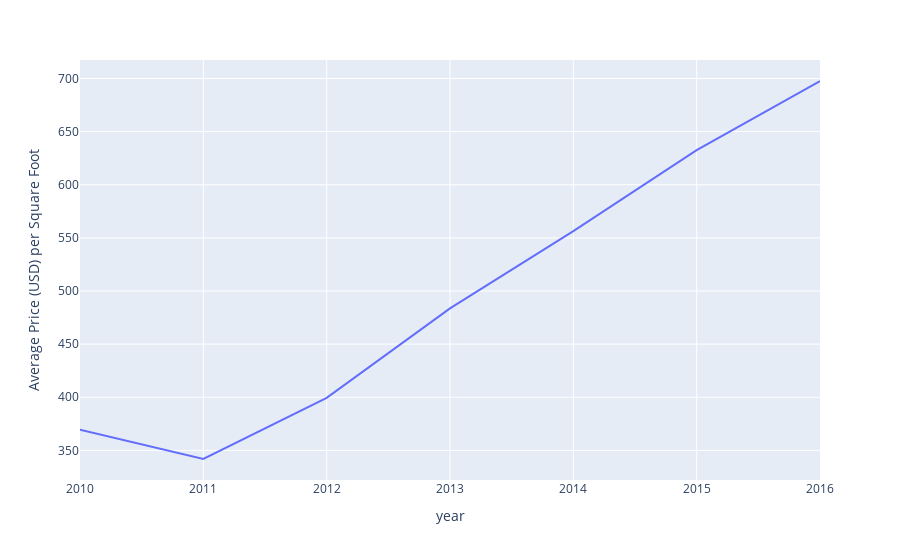
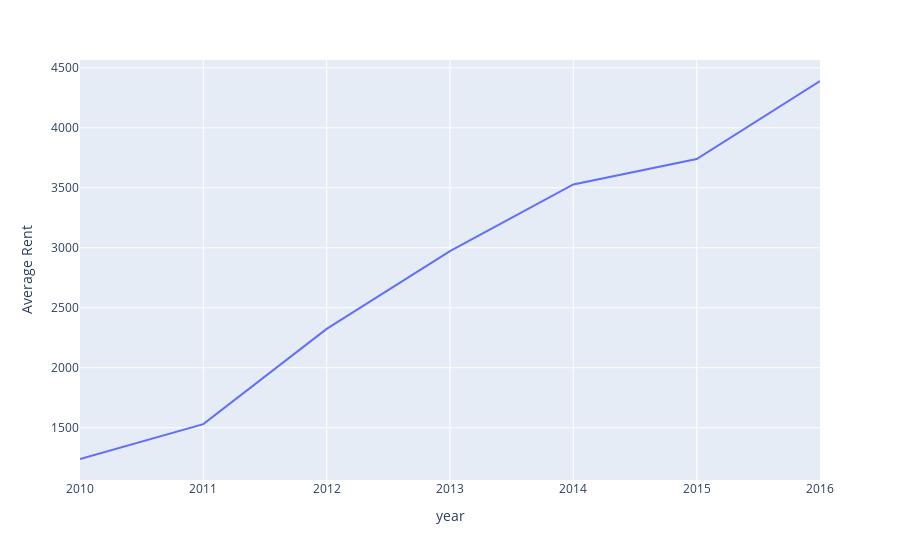

Notebook code cell kept with these figures, in order:
### Code cell
# Create two line charts, one to plot the average sale price per square foot and another for average montly rent

# Line chart for average sale price per square foot
sqft_fig = px.line(average_ppsf_df, x=average_ppsf_df.index, y=["sale_price_sqr_foot"], labels={"x": "Year", "value": "Average Price (USD) per Square Foot"})
sqft_fig.update_layout(showlegend=False)
sqft_fig.show()
# Line chart for average montly rent
rent_fig = px.line(average_rent_df, x=average_rent_df.index, y=["gross_rent"], labels={"x": "Year", "value": "Average Rent"})
rent_fig.update_layout(showlegend=False)
rent_fig.show()

### Figure 1 — Plotly figure (JSON) as saved in the notebook; plotly's stock layout.template omitted (floating-point values rounded to 4 significant figures)
{"data": [{"hovertemplate": "variable=sale_price_sqr_foot<br>year=%{x}<br>Average Price (USD) per Square Foot=%{y}<extra></extra>", "legendgroup": "sale_price_sqr_foot", "line": {"color": "#636efa", "dash": "solid"}, "marker": {"symbol": "circle"}, "mode": "lines", "name": "sale_price_sqr_foot", "orientation": "v", "showlegend": true, "type": "scatter", "x": [2010, 2011, 2012, 2013, 2014, 2015, 2016], "xaxis": "x", "y": [369.3, 341.9, 399.4, 483.6, 556.3, 632.5, 697.6], "yaxis": "y"}], "layout": {"legend": {"title": {"text": "variable"}, "tracegroupgap": 0}, "margin": {"t": 60}, "showlegend": false, "xaxis": {"anchor": "y", "domain": [0, 1], "title": {"text": "year"}}, "yaxis": {"anchor": "x", "domain": [0, 1], "title": {"text": "Average Price (USD) per Square Foot"}}}}

### Figure 2 — Plotly figure (JSON) as saved in the notebook; plotly's stock layout.template omitted (floating-point values rounded to 4 significant figures)
{"data": [{"hovertemplate": "variable=gross_rent<br>year=%{x}<br>Average Rent=%{y}<extra></extra>", "legendgroup": "gross_rent", "line": {"color": "#636efa", "dash": "solid"}, "marker": {"symbol": "circle"}, "mode": "lines", "name": "gross_rent", "orientation": "v", "showlegend": true, "type": "scatter", "x": [2010, 2011, 2012, 2013, 2014, 2015, 2016], "xaxis": "x", "y": [1239, 1530, 2324, 2971, 3528, 3739, 4390], "yaxis": "y"}], "layout": {"legend": {"title": {"text": "variable"}, "tracegroupgap": 0}, "margin": {"t": 60}, "showlegend": false, "xaxis": {"anchor": "y", "domain": [0, 1], "title": {"text": "year"}}, "yaxis": {"anchor": "x", "domain": [0, 1], "title": {"text": "Average Rent"}}}}
